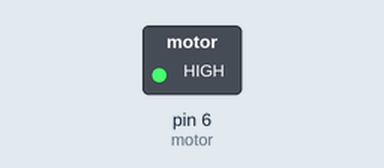
Bench run of a sketch on a simulated Arduino Uno, built with avr-gcc and run on an emulated ATmega328P. Parts: switched loads named in the sketch (green lamp = pin HIGH). Dashed ring = blinking.

Above: at 0.2 s.
Timing chart, 0 to 3.0 s (numbered marks = the images above):
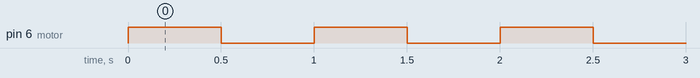

Measured:
- by itself, pin 6 (motor): alternates HIGH for 0.50 s and LOW for 0.50 s

The sketch:

DC_motor_interface.ino
```cpp
// This code is an interfacing of arduino with vibrational motor.
// link to simulator
// https://www.tinkercad.com/things/8xtQyXLHPBP-dcmotorinterface

const int motor = 6;
void setup() {
  pinMode(motor,OUTPUT);
}

void loop() {
  digitalWrite(motor ,HIGH);
  delay(500);
  digitalWrite(motor, LOW);
  delay(500);

}
```
